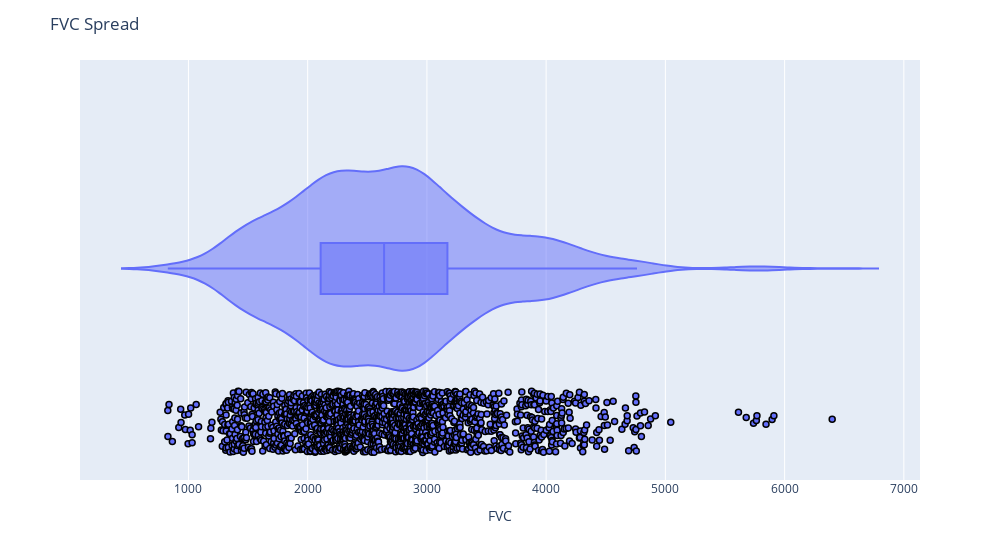

Write notebook code for a chart like this one.
### Code cell
fig=px.violin(datadf,x='FVC', box =True, points='all')
fig.update_layout(
    title='FVC Spread',
    width=1000,
)
fig.update_traces(
    marker_line_color='black', marker_line_width=1.5
)
fig.show()

### Figure 1 — Plotly figure (JSON) as saved in the notebook; plotly's stock layout.template omitted (floating-point values rounded to 4 significant figures; data arrays with more than 128 entries replaced by an {"elided": "..."} marker saying what was removed)
{"data": [{"alignmentgroup": "True", "box": {"visible": true}, "hovertemplate": "FVC=%{x}<extra></extra>", "legendgroup": "", "marker": {"color": "#636efa", "line": {"color": "black", "width": 1.5}}, "name": "", "offsetgroup": "", "orientation": "h", "points": "all", "scalegroup": "True", "showlegend": false, "type": "violin", "x": {"elided": "1549 int values"}, "x0": " ", "xaxis": "x", "y0": " ", "yaxis": "y"}], "layout": {"legend": {"tracegroupgap": 0}, "margin": {"t": 60}, "title": {"text": "FVC Spread"}, "violinmode": "group", "width": 1000, "xaxis": {"anchor": "y", "domain": [0, 1], "title": {"text": "FVC"}}, "yaxis": {"anchor": "x", "domain": [0, 1]}}}
